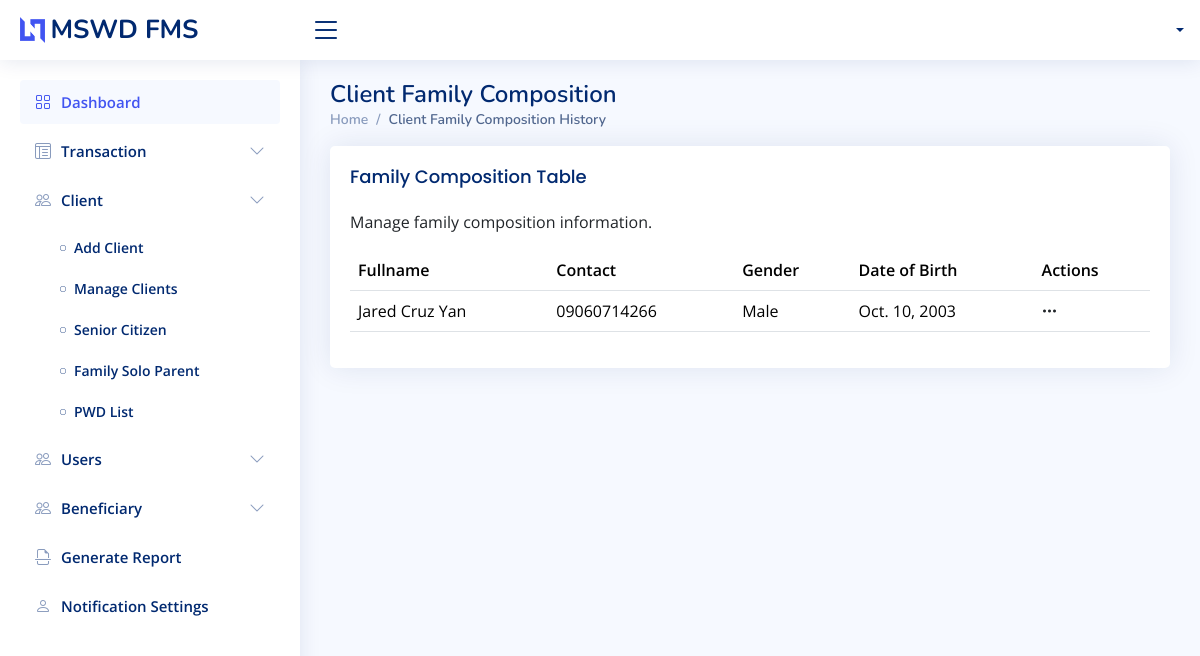
Page /client/family_composition/6 on the committed database.
### app/models.py (models this page shows, shortened)
class Beneficiary(models.Model):
    RELATIONSHIP_TYPE = (
        ('Father', 'Father'),
        ('Mother','Mother'),
        ('Son','Son'),
        ('Daughter','Daughter'),
        ('Grand parent', 'Grand parent'),
        ('Brother', 'Brother'),
        ('Sister', 'Sister'),
        ('Grand child', 'Grand child'),
        ('Aunt', 'Aunt'),
        ('Uncle', 'Uncle'),
        ('Niece', 'Niece'),
        ('Nephew', 'Nephew'),
        ('First Cousin', 'First Cousin'),
        ('Cousin', 'Cousin'),
        ('Relative', 'Relative'),
        ('Spouse', 'Spouse'),
        ('Child', 'Child'),
    )
    client_id = models.ForeignKey(
        Client, on_delete=models.SET_NULL, null=True, blank=True
    )
    first_name = models.CharField(max_length=50, null=False, db_index=True)
    middle_name = models.CharField(max_length=50, null=False, db_index=True)
    last_name = models.CharField(max_length=50, null=False, db_index=True)
    birth_date = models.DateField(auto_now_add=False, null=False, db_index=True)
    contact_number = models.CharField(max_length=50, unique=True, db_index=True)
    relationship_type = models.CharField(
        max_length=50, db_index=True, choices=RELATIONSHIP_TYPE,
        null=True, blank=True
    )
    gender = models.CharField(
        max_length=10, db_index=True, choices=(("Male", "Male"), ("Female", "Female"))
    )
    address = models.TextField(max_length=255, null=False)
    date_added = models.DateTimeField(auto_now_add=True)
    def get_fullname(self):
        middle_initial = (
            self.middle_name.split()[0].capitalize() if self.middle_name else ""
        )
        return f"{self.first_name} {middle_initial} {self.last_name}".strip()
    class Meta:
        verbose_name = 'Beneficiary'
        verbose_name_plural = 'Beneficiaries'

### app/views.py (the view)
# urls.py: path("client/family_composition/<int:pk>", FamilyCompositionView.as_view(), name="family_composition"),
class FamilyCompositionView(View):
    template_name = "view_templates/composition.html"
    def get(self, request, pk):
        context = {}
        beneficiaries = Beneficiary.objects.filter(client_id=pk).order_by("date_added")
        context["beneficiaries"] = beneficiaries
        return render(request, self.template_name, context)

### app/templates/view_templates/composition.html (shortened to what this page needs)
{% extends './../includes/base.html' %}
{% block content %}
<div class="pagetitle">
    <h1>Client Family Composition</h1>
    <nav>
        <ol class="breadcrumb">
            <li class="breadcrumb-item">
                <a href="{% url 'dashboard' %}">Home</a>
            </li>
            <li class="breadcrumb-item active">Client Family Composition History</li>
        </ol>
    </nav>
</div>
<section class="section">
    <div class="row">
        <div class="col-lg-12">
            <div class="card">
                <div class="card-body">
                    <div class="d-flex justify-content-between align-items-center">
                        <div>
                            <h5 class="card-title">Family Composition Table</h5>
                            <p>Manage family composition information.</p>
                        </div>
                    </div>
                    <div class="table-responsive">
                        <table class="table datatable">
                            <thead>
                                <tr>
                                    <th>Fullname</th>
                                    <th>Contact</th>
                                    <th>Gender</th>
                                    <th>Date of Birth</th>
                                    <th>Actions</th>
                                </tr>
                            </thead>
                            <tbody>
                                {% for item in beneficiaries %}
                                <tr>
                                    <td>{{ item.get_fullname }}</td>
                                    <td>{{ item.contact_number }}</td>
                                    <td>{{ item.gender }}</td>
                                    <td>{{ item.birth_date }}</td>
                                    <td>
                                        <div class="filter">
                                            <a
                                                class="icon text-dark"
                                                href="#"
                                                data-bs-toggle="dropdown"
                                                aria-expanded="true"
                                            >
                                                <i class="bi bi-three-dots"></i>
                                            </a>
                                        </div>
                                    </td>
                                </tr>
                                {% endfor %}
                            </tbody>
                        </table>
                    </div>
                </div>
            </div>
        </div>
    </div>
</section>
{% endblock %}

### static/assets/css/style.css (style rules this page uses)
:root { scroll-behavior: smooth; }
body { font-family: "Open Sans", sans-serif; background: #f6f9ff; color: #444444; }
a { color: #4154f1; text-decoration: none; }
h1, h2, h3, h4, h5, h6 { font-family: "Nunito", sans-serif; }
.pagetitle { margin-bottom: 10px; }
.pagetitle h1 { font-size: 24px; margin-bottom: 0; font-weight: 600; color: #012970; }
.card { margin-bottom: 30px; border: none; border-radius: 5px; box-shadow: 0px 0 30px rgba(1, 41, 112, 0.1); }
.card-title { padding: 20px 0 15px 0; font-size: 18px; font-weight: 500; color: #012970; font-family: "Poppins", sans-serif; }
.card-body { padding: 0 20px 20px 20px; }
.breadcrumb { font-size: 14px; font-family: "Nunito", sans-serif; color: #899bbd; font-weight: 600; }
.breadcrumb a { color: #899bbd; transition: 0.3s; }
.breadcrumb .breadcrumb-item::before { color: #899bbd; }
.breadcrumb .active { color: #51678f; font-weight: 600; }

### app/templates/includes/base.html (style rules this page uses)
tr th { font-weight: 600; color: #012970; }

### rows in the picture
Beneficiary: get_fullname "Jared Cruz Yan", contact_number "09060714266", gender "Male", birth_date "Oct. 10, 2003"
